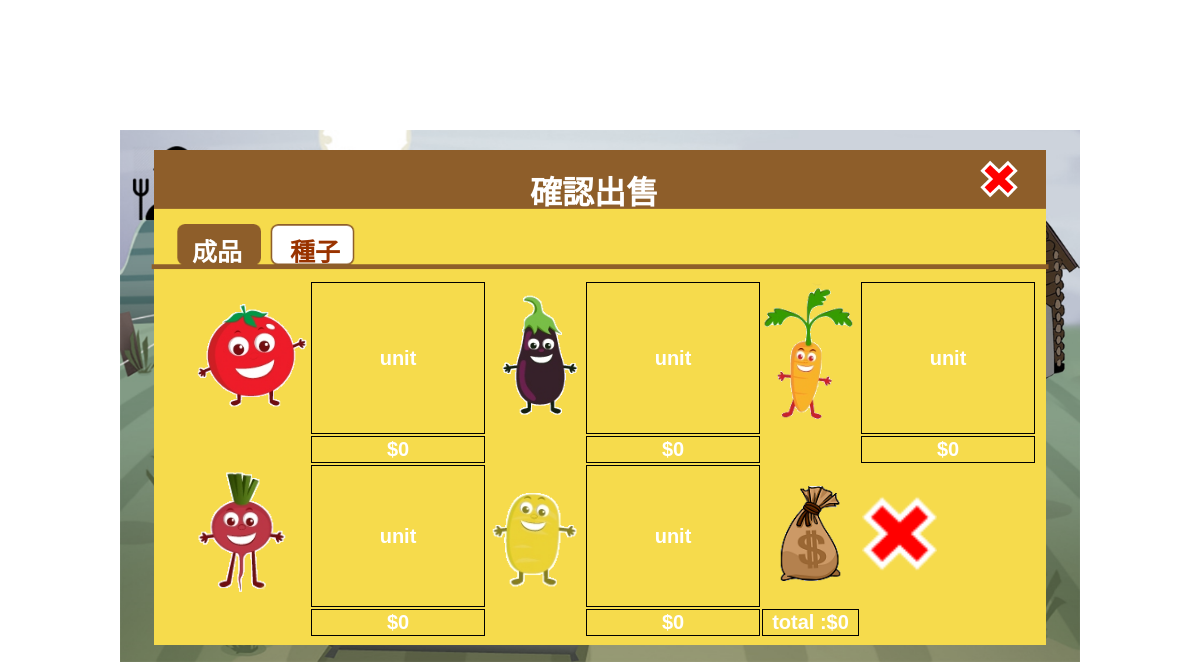
Page /warehouse_sell.php (signed in) on the committed database.
### tables this page shows
CREATE TABLE IF NOT EXISTS `product` (
  `pid` varchar(15) NOT NULL,
  `pprice` int(11) NOT NULL,
  `penergy` int(11) NOT NULL
);

### warehouse_sell.php (the view, shortened to what this page needs)
<?php
include"config.php";
$array = array();
$i=0;
$sql = "select * from product;";
$results=mysqli_query($conn,$sql);
while (	$row=mysqli_fetch_assoc($results)) {
	$array[$i]= $row['pprice'];
	$i++;
	}
$total=$_SESSION['beetroot']*$array[0];
$total=$_SESSION['carrot']*$array[1]+$total;
$total=$_SESSION['eggplant']*$array[2]+$total;
$total=$_SESSION['tomato']*$array[3]+$total;
$total=$_SESSION['yellowbean']*$array[4]+$total;
?>
<!DOCTYPE html>
<html>
<head>
</head>
<body>
<div id="frame">
<a href="1_main.php"><img src="img\dark.png" /></a>
<img id="menu" src="img\warehouse_product.png" />
<h1>確認出售</h1>
<a href="1_main.php"><img id="cancel" src="img\cancel.png" /></a>
<a href="2_warehouse_seed.php"><p id="seed">種子</p></a>
<a href="2_warehouse.php" ><p id="product">成品</p></a>
<form method="post" action="warehouse_sell.php">
<table id='list1' >
<tr><td><img src='img\tomato.png' width='115' height='110'></td>
<td id="border" width=80px><?php echo $_SESSION['tomato'] ?> unit</td>
<td><img src='img\eggplant.png' width='95' height='95'></td>
<td id="border" width=80px><?php echo $_SESSION['eggplant'] ?> unit</td>
<td><img src='img\carrot.png' width='95' height='95'></td>
<td id="border" width=80px><?php echo $_SESSION['carrot'] ?> unit</td>
<?php
	$sql = "select * from product where pid = 'tomato' ;";
    $results=mysqli_query($conn,$sql);
	while (	$rs=mysqli_fetch_array($results)) {
		echo "<tr><td></td><td id='border' width = 170px>$",$rs['pprice']*$_SESSION['tomato'] ,"</td><td></td>" ;
	}
?>
<?php
	$sql = "select * from product where pid = 'eggplant' ;";
    $results=mysqli_query($conn,$sql);
	while (	$rs=mysqli_fetch_array($results)) {
		echo "<td id='border' width = 170px>$",$rs['pprice']*$_SESSION['eggplant'],"</td><td></td>" ;
	}
?>
<?php
	$sql = "select * from product where pid = 'carrot' ;";
    $results=mysqli_query($conn,$sql);
	while (	$rs=mysqli_fetch_array($results)) {
		echo "<td id='border' width = 170px>$",$rs['pprice']*$_SESSION['carrot'] ,"</td></tr>" ;
	}
?>
<tr><td><img src='img\beetroot.png' width='95' height='95'></td>
<td id='border' width=80px><?php echo $_SESSION['beetroot']?> unit</td>
<td><img src='img\yellowbean.png' width='95' height='95'></td>
<td id='border' width=80px><?php echo $_SESSION['yellowbean'] ?> unit</td>
<td><a href="warehouse_com.php" > <img src='img\sell.png' width='95' height='95'></td>
<td><a href="1_main.php" > <img src='img\cancel.png' width='75' height='75'></td>
<tr>
<?php
	$sql = "select * from product where pid = 'beetroot' ;";
    $results=mysqli_query($conn,$sql);
	while (	$rs=mysqli_fetch_array($results)) {
		echo "<td></td><td id='border' width = 150px>$",$rs['pprice']*$_SESSION['beetroot'] ,"</td>" ;
	}
?>
<?php
	$sql = "select * from product where pid = 'yellowbean' ;";
    $results=mysqli_query($conn,$sql);
	while (	$rs=mysqli_fetch_array($results)) {
		echo "<td></td><td id='border' width = 150px>$",$rs['pprice']*$_SESSION['yellowbean'] ,"</td>" ;
	}
 echo "<td id='border'>total :$$total</td>";
?>
</div>
</body>
</html>

### warehouse_sell.php (style rules this page uses)
#frame { position: absolute; width: 960px; top: 50%; left: 50%; margin: -270px 0 0 -480px; }
#frame img { max-width:100%; width:expression(document.body.clientWidth>document.getElementById("frame").scrollWidth*8/10? "100%": "auto" ); height:auto; }
#list1 { position: absolute; top: 150px; left: 70px; font-weight: bold; font-family: Arimo; font-size:20px; text-align=center; color:white; }
#menu { position: absolute; width:900px; top: 20px; left: 30px; }
#product { position: absolute; top: 77px; left: 72px; font-weight: bold; font-family: Arimo; color:white; font-size:25px; }
#seed { position: absolute; top: 77px; left: 170px; font-weight: bold; font-family: Arimo; color:#993300; font-size:25px; }
#border { border: 1px solid black; border-collapse: collapse; text-align: center; }
h1 { position:absolute; top:16px; left:410px; color:white; }
#cancel { position: absolute; top: 30px; left: 860px; }

### rows in the picture
product: $rs['pprice']*$_SESSION['tomato'] "0"
product: $rs['pprice']*$_SESSION['eggplant'] "0"
product: $rs['pprice']*$_SESSION['carrot'] "0"
product: $rs['pprice']*$_SESSION['beetroot'] "0"
product: $rs['pprice']*$_SESSION['yellowbean'] "0"

### other values in the picture
$total "0"
